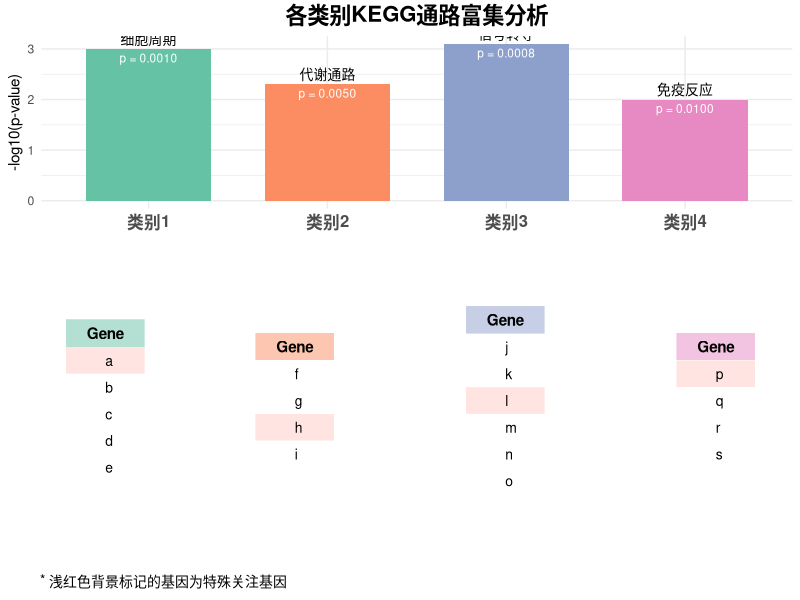

Write R code to recreate this figure.
# 加载必要的包
library(ggplot2)
library(dplyr)
library(gridExtra)
library(grid)
library(RColorBrewer)

# 创建模拟数据
set.seed(123)

# 创建类别、通路和基因的数据
categories <- c("类别1", "类别2", "类别3", "类别4")

# 通路富集数据
pathway_data <- data.frame(
  Category = categories,
  Pathway = c("细胞周期", "代谢通路", "信号转导", "免疫反应"),
  EnrichmentScore = c(3.2, 2.8, 3.5, 2.5),
  PValue = c(0.001, 0.005, 0.0008, 0.01)
)

# 为计算和显示添加-log10(p-value)
pathway_data$NegLogPValue <- -log10(pathway_data$PValue)

# 基因数据
gene_list <- list(
  "类别1" = c("a", "b", "c", "d", "e"),
  "类别2" = c("f", "g", "h", "i"),
  "类别3" = c("j", "k", "l", "m", "n", "o"),
  "类别4" = c("p", "q", "r", "s")
)

# 特殊基因
special_genes <- c("a", "h", "l", "p")

# 创建完整的基因数据框
gene_data <- data.frame(
  Category = rep(names(gene_list), sapply(gene_list, length)),
  Gene = unlist(gene_list),
  Expression = runif(sum(sapply(gene_list, length)), 1, 10)
)

# 标记特殊基因
gene_data$Special <- gene_data$Gene %in% special_genes

# 为类别分配颜色
category_colors <- brewer.pal(n = length(categories), name = "Set2")
names(category_colors) <- categories

# 1. 创建KEGG富集柱状图
create_enrichment_plot <- function(pathway_data, category_colors) {
  # 确保类别顺序一致
  pathway_data$Category <- factor(pathway_data$Category, levels = categories)
  
  # 创建富集柱状图
  p <- ggplot(pathway_data, aes(x = Category, y = NegLogPValue, fill = Category)) +
    geom_bar(stat = "identity", width = 0.7) +
    geom_text(aes(label = Pathway), vjust = -0.5, size = 3.5) +
    geom_text(aes(label = sprintf("p = %.4f", PValue)), vjust = 1.5, size = 3, color = "white") +
    scale_fill_manual(values = category_colors) +
    labs(
      title = "各类别KEGG通路富集分析",
      x = NULL,
      y = "-log10(p-value)"
    ) +
    theme_minimal() +
    theme(
      plot.title = element_text(hjust = 0.5, size = 16, face = "bold"),
      axis.text.x = element_text(size = 12, face = "bold"),
      legend.position = "none"
    )
  
  return(p)
}

# 2. 创建基因表格函数 - 每个类别一个表格
create_gene_tables <- function(gene_data, categories, special_genes) {
  # 创建一个空列表存储每个类别的表格
  table_list <- list()
  
  # 对每个类别创建表格
  for(cat in categories) {
    # 过滤该类别的基因
    cat_genes <- gene_data %>%
      filter(Category == cat)
    
    # 准备表格数据
    table_data <- cat_genes %>%
      select(Gene)
    
    # 创建表格
    # 获取哪些行是特殊基因
    special_rows <- which(cat_genes$Gene %in% special_genes)
    
    # 创建背景颜色向量
    bg_colors <- rep("white", nrow(table_data))
    bg_colors[special_rows] <- "mistyrose"
    
    # 创建表格
    tbl <- tableGrob(
      table_data, rows = NULL,
      theme = ttheme_minimal(
        core = list(
          fg_params = list(hjust = 0, x = 0.5, fontsize = 10),
          bg_params = list(fill = bg_colors)
        ),
        colhead = list(
          fg_params = list(hjust = 0.5, fontsize = 11, fontface = "bold"),
          bg_params = list(fill = category_colors[cat], alpha = 0.5)
        )
      ),
      widths = unit(2, "cm")
    )
    table_list[[cat]] <- tbl
  }
  
  return(table_list)
}

# 3. 创建说明文本
create_legend <- function() {
  textGrob("* 浅红色背景标记的基因为特殊关注基因", 
           gp = gpar(fontsize = 10, col = "black"), 
           just = "left", x = 0.05)
}

# 4. 创建最终可视化 - 将富集图和表格对齐
create_aligned_visualization <- function() {
  # 创建富集图
  enrichment_plot <- create_enrichment_plot(pathway_data, category_colors)
  
  # 创建基因表格
  gene_tables <- create_gene_tables(gene_data, categories, special_genes)
  
  # 创建说明
  legend <- create_legend()
  
  # 计算每个表格应该占据的宽度比例
  genes_per_category <- sapply(gene_list, length)
  width_ratios <- genes_per_category / sum(genes_per_category)
  
  # 创建图形设备并保存当前参数
  current_dev <- dev.cur()
  
  # 绘制富集图
  enrichment_plot_grob <- ggplotGrob(enrichment_plot)
  
  # 创建表格区布局
  tables_layout <- grid.layout(
    nrow = 1, 
    ncol = length(categories),
    widths = unit(width_ratios, "null")
  )
  
  # 创建表格容器
  tables_panel <- frameGrob(layout = tables_layout)
  
  # 将表格添加到容器中
  for(i in 1:length(categories)) {
    cat <- categories[i]
    tables_panel <- placeGrob(
      tables_panel,
      grob = gene_tables[[cat]],
      row = 1,
      col = i
    )
  }
  
  # 组合所有元素
  final_viz <- grid.arrange(
    enrichment_plot_grob,
    tables_panel,
    legend,
    heights = c(3, 4, 0.5),
    ncol = 1
  )
  
  # 恢复原始图形设备
  if(current_dev > 1) dev.set(current_dev)
  
  return(final_viz)
}

# 执行可视化
final_visualization <- create_aligned_visualization()

# 保存图表
# ggsave("aligned_category_pathway_gene.pdf", final_visualization, width = 12, height = 10)
